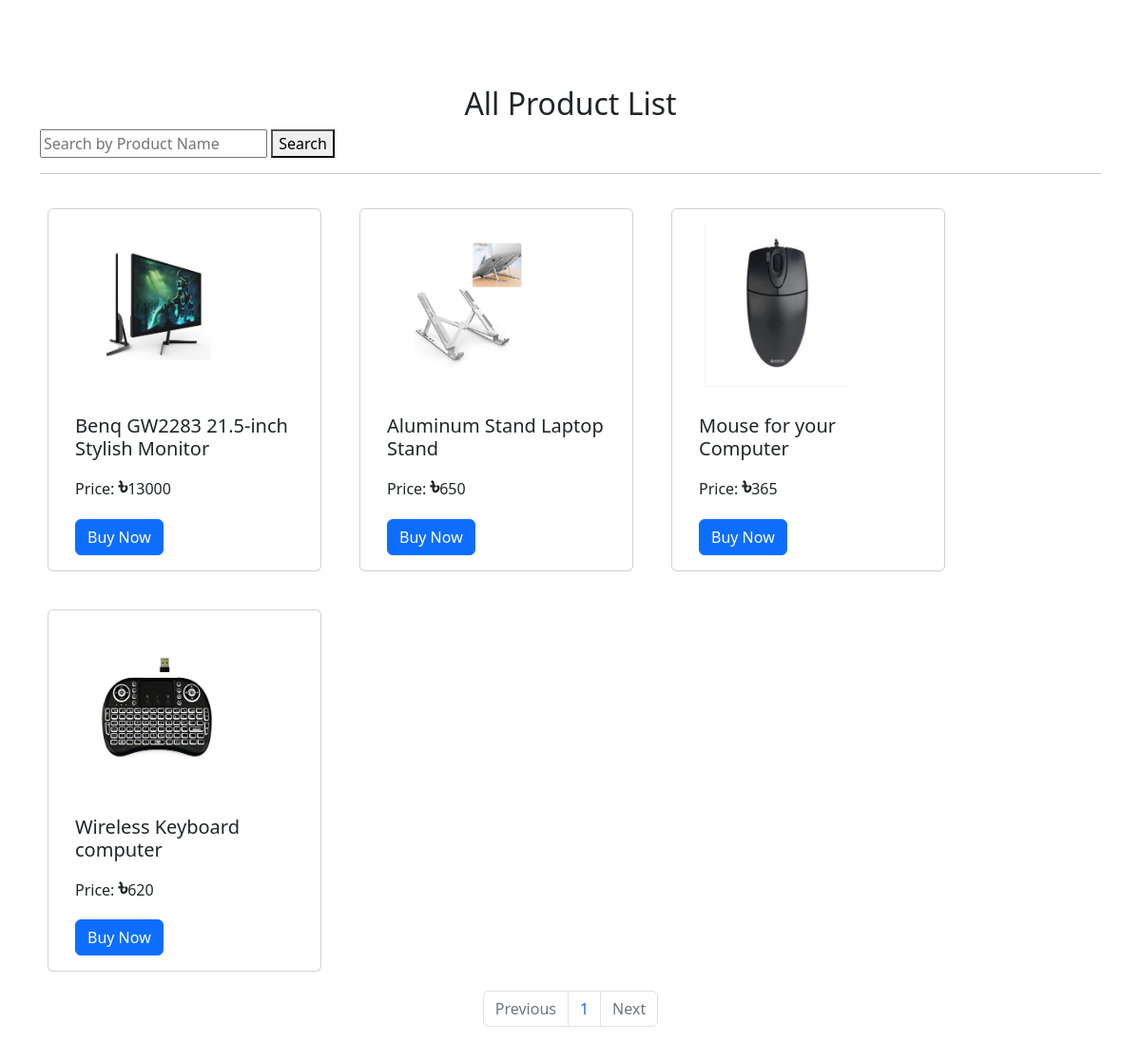
The page /temporaryfile/product_category/computer_accesories.php on the database its author committed.
### tables this page shows
CREATE TABLE `products` (
  `product_id` int(100) NOT NULL,
  `product_name` varchar(50) NOT NULL,
  `supplier_id` int(10) NOT NULL,
  `categoryid` int(10) NOT NULL,
  `instock` int(10) NOT NULL,
  `unit` varchar(300) NOT NULL,
  `price` varchar(100) NOT NULL,
  `image` varchar(50) NOT NULL
);

### temporaryfile/product_category/computer_accesories.php (the view, shortened to what this page needs)
<!DOCTYPE html>
<html lang="en">
<head>
    <link rel="stylesheet" href="css/bootstrap.min.css">
</head>
<body>
    <?php
    include('connection.php');
    ?>
    <div class="container">
        <h2 style="text-align: center; padding-top:90px">All Product List</h2>
        <form action="" method="post" name="myForm" onsubmit="return validateForm()" autocomplete="off">
            <input type="text" name="search_name" placeholder="Search by Product Name" >
            <button type="submit" >Search</button><i id="search_name" style="color: red;font-size:16px;font-weight:bold; padding-left:10px;"></i>
        </form>
        <hr>
        <div class="row">
            <?php
            global $get_page;
            if ($get_page == "" || $get_page == "1") {
                $target_page = 1;
            } else {
                $target_page = $_GET['page'];
            }
            $page_first_result = ($target_page - 1) * 12;
            global $recv;
            $sql = "SELECT * FROM `products` WHERE `categoryid`='2' AND  `product_name` LIKE '%$recv%' ORDER BY product_id DESC LIMIT $page_first_result,12";
            $result = mysqli_query($conn, $sql);
            while ($row = mysqli_fetch_assoc($result)) {
                $myimage = $row['image'];
            ?>
                <div class="card" style="width: 18rem;margin: 20px;">
                    <?php
                    echo "<img src ='images/$myimage' height=200 width=200>";
                    ?>
                    <div class="card-body">
                        <h5 class="card-title"><?php echo $row['product_name']; ?></h5>
                        <p class="card-text">Price: <span style="font-size: 25px;font-weight:bold">৳</span><?php echo $row['price']; ?></p>
                        <a href="productdetails.php?id=<?php echo $row['product_id']; ?>" class="btn btn-primary">Buy Now</a>
                    </div>
                </div>
            <?php
            }
            ?>
        </div>
        <div style="display: flex;justify-content:center;">
            <nav aria-label="...">
                <ul class="pagination">
                    <li class="page-item disabled">
                        <span class="page-link">Previous</span>
                    </li>
                    <?php
                    $sql1 = "SELECT * FROM `products` WHERE `categoryid`='2'";
                    $result1 = mysqli_query($conn, $sql1);
                    $count = mysqli_num_rows($result1);
                    $i = ($count / 12);
                    $page = ceil($i);
                    for ($target = 1; $target <= $page; $target++) {
                    ?>
                        <li class="page-item"><a class="page-link" href="computer_accesories.php"><?php echo $target; ?></a></li>
                    <?php
                    }
                    ?>
                    <li class="page-item disabled">
                        <a class="page-link" href="#">Next</a>
                    </li>
                </ul>
            </nav>
        </div>
    </div>
</body>
</html>

### rows shown on the page
products: image (picture), product_name "Benq GW2283 21.5-inch Stylish Monitor", price "13000"
products: image (picture), product_name "Aluminum Stand Laptop Stand", price "650"
products: image (picture), product_name "Mouse for your Computer", price "365"
products: image (picture), product_name "Wireless Keyboard computer", price "620"
